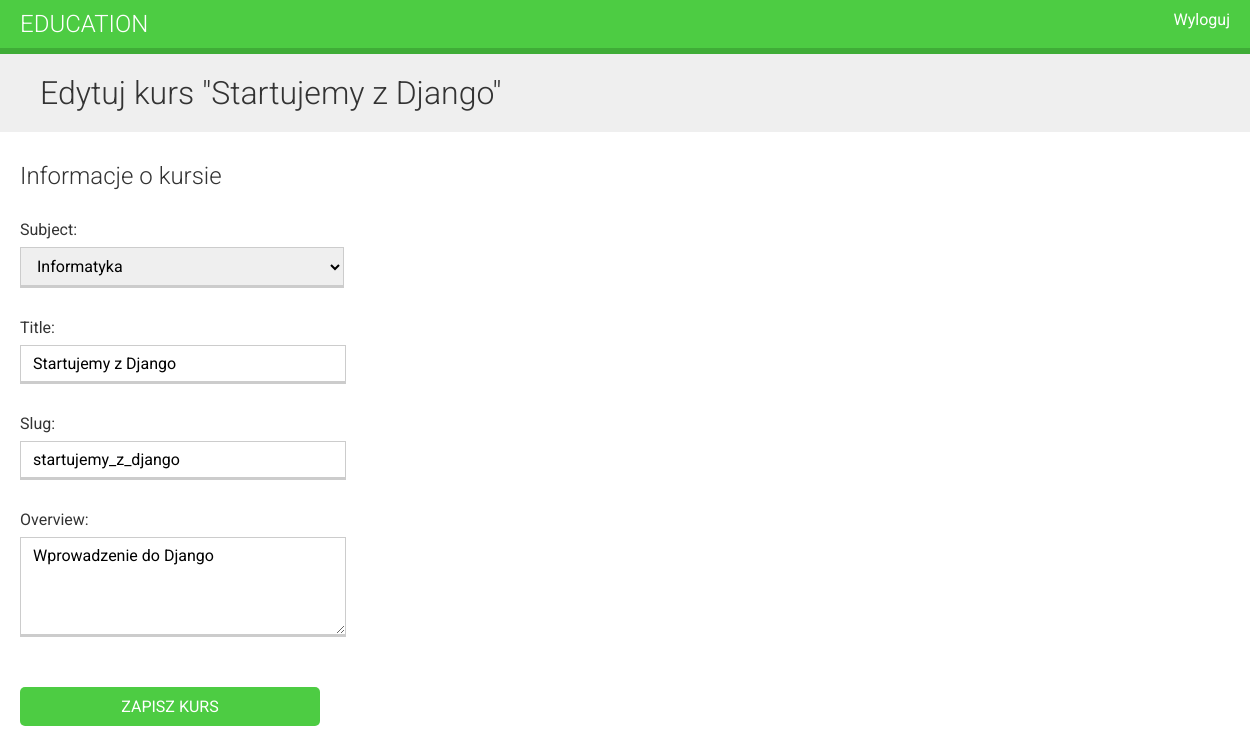
Page /course/4/edit/ (signed in) on the committed database.
### courses/models.py (models this page shows, shortened)
class Course(models.Model):
    owner = models.ForeignKey(User, related_name='courses_created', on_delete=models.CASCADE)
    subject = models.ForeignKey(Subject, related_name='courses', on_delete=models.CASCADE)
    title = models.CharField(max_length=200)
    slug = models.SlugField(max_length=200, unique=True)
    overview = models.TextField()
    created = models.DateTimeField(auto_now_add=True)
    class Meta:
        ordering = ('-created',)

class Subject(models.Model):
    title = models.CharField(max_length=200)
    slug = models.SlugField(max_length=200, unique=True)
    class Meta:
        ordering = ('title',)
    def __str__(self):
        return self.title

### courses/views.py (the view)
# urls.py: path('<pk>/edit/', views.CourseUpdateView.as_view(), name='course_edit'),
class CourseUpdateView(PermissionRequiredMixin, OwnerCourseEditMixin, UpdateView):
    template_name = 'courses/manage/course/form.html'
    permission_required = 'courses.change_course'

### courses/views.py (called while the page is built)
    def get_queryset(self):
        qs = super(OwnerMixin, self).get_queryset()
        return qs.filter(owner=self.request.user)

### templates/courses/manage/course/form.html (shortened to what this page needs)
{% extends 'base.html' %}
{% block content %}
    <h1>{% if object %}Edytuj kurs "{{ object.title }}"
    {% else %}
        Utwórz nowy kurs
    {% endif %}</h1>
    <div class="module"><h2>Informacje o kursie</h2>
        <form action="." method="post">
            {{ form.as_p }}
            <p><input type="submit" value="Zapisz kurs"></p>
        </form>
    </div>
{% endblock %}

### courses/static/css/base.css (style rules this page uses)
body { margin:0; font-family:'Roboto', sans-serif; font-weight:400; color:#333; }
h1, h2, h3, h4, h5, h6 { font-family:'Roboto', sans-serif; font-weight:300; }
h1 { background:#efefef; width:100%; overflow:auto; padding:20px 0 20px 40px; margin:0; }
.module { overflow:auto; }
.module p { margin:10px 0 20px; width:100%; float:left; }
.module { padding:10px 20px; float:left; }
form p { overflow:auto; }
label { float:left; clear:both; margin:0 0 8px 0; }
input, select, textarea { border:1px solid #ccc; border-bottom:3px solid #ccc; padding:8px 12px; font-size:16px; font-family:'Roboto', sans-serif; float:left; clear:both; width:300px; }
textarea { height:80px; }
select { width:324px; }
input[type=submit], a.button { border-radius:5px; background:#4dcc43; color:#fff; font-size:16px; text-transform:uppercase; border:none; padding:10px 20px; margin:20px 0; }

### rows in the picture
Course: title "Startujemy z Django", subject "Informatyka", slug "startujemy_z_django", overview "Wprowadzenie do Django"
Subject: title "Startujemy z Django"
